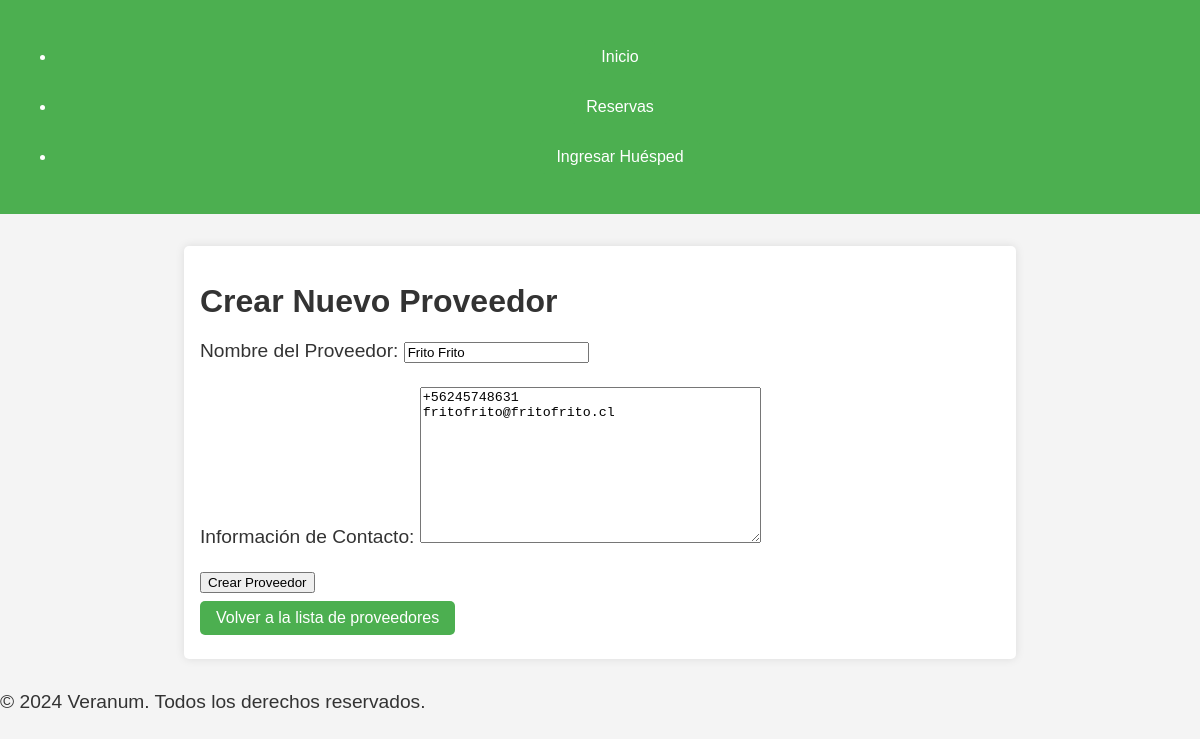
/provider/2/update/, run on the app's committed database.
### core/models.py (models this page shows, shortened)
class Provider(models.Model):
    name = models.CharField(max_length=100)
    contact_info = models.TextField()

### core/views.py (the view)
# urls.py: path('provider/<int:pk>/update/', provider_update, name='provider_update'),
def provider_update(request, pk):
    provider = get_object_or_404(Provider, pk=pk)
    if request.method == 'POST':
        form = ProviderForm(request.POST, instance=provider)
        if form.is_valid():
            form.save()
            return redirect('provider_list')
    else:
        form = ProviderForm(instance=provider)
    return render(request, 'core/provider_form.html', {'form': form})

### core/forms.py
class ProviderForm(forms.ModelForm):
    class Meta:
        model = Provider
        fields = ['name', 'contact_info']
        labels = {
            'name': 'Nombre del Proveedor',
            'contact_info': 'Información de Contacto',
        }

### core/templates/core/provider_form.html (shortened to what this page needs)
{% extends 'core/base.html' %}
{% block content %}
<h1>{% if provider %}Editar Proveedor{% else %}Crear Nuevo Proveedor{% endif %}</h1>
<form method="post" novalidate>
    {{ form.as_p }}
    <button type="submit" class="btn btn-primary">
        {% if provider %}Actualizar Proveedor{% else %}Crear Proveedor{% endif %}
    </button>
</form>
<a href="{% url 'provider_list' %}" class="btn btn-secondary mt-3">Volver a la lista de proveedores</a>
{% endblock %}

### core/static/core/css/styles.css (style rules this page uses)
body { font-family: Arial, sans-serif; background-color: #f4f4f4; color: #333; margin: 0; padding: 0; }
h1 { font-size: 2rem; margin-bottom: 1rem; }
p { font-size: 1.2rem; margin-bottom: 1.5rem; }
a { display: inline-block; margin: 0.5rem 0; padding: 0.5rem 1rem; text-decoration: none; color: white; background-color: #4CAF50; border-radius: 5px; transition: background-color 0.3s ease; }

### data on the page
Provider: name "Frito Frito", contact_info "+56245748631 fritofrito@fritofrito.cl"
